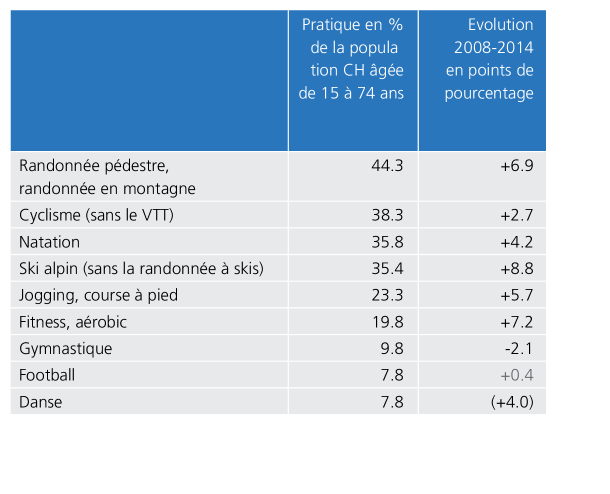
#> input picture Traitement hocr/petit2.tif, 1220 x 988 px (shown at 1/2 size)
$ python all_code.py   (Python 2 division)
#> lines starting #> are read from the running program, lines starting #| are printed output that depends on the picture
from xml.dom import minidom
from PIL import Image
from pylab import array, imshow, show
from scipy.ndimage import measurements
import os
import xlwt
import Tkinter, tkFileDialog

from tkinter import messagebox

def main():

    path, file_name, file_extension = choose_file()

    if path == "":
        pass
    else:

        word_table = word_in_box(word_coord(),boite_coord())
        creer_xls(coord_excel(word_table))


def choose_file():

    root = Tkinter.Tk()
    root.withdraw()

    filepath = tkFileDialog.askopenfilename(title="Ouvrir une image ou un pdf a convertir",filetypes=[("all files",".*")])
#> the answer given: petit2.tif
    file_name, file_extension = os.path.splitext(os.path.basename(filepath))

    # verifier que c'est un fichier image
    file_allowed = ["jpg", "png", "PNG", "JPG", "tif", "tiff", "TIF" "TIFF", "PDF", "pdf"]

    while file_extension[1:] not in file_allowed:

        if filepath == "":
            messagebox.showwarning("Warning","Warning, You don't choose anything")
            answer = messagebox.askretrycancel("Question", "Do you want to try it again?")
            if answer == False:
                break

        else:
            messagebox.showerror("Error", "Error, You must choose an image file or pdf file !")
            answer = messagebox.askretrycancel("Question", "Do you want to try it again?")
            if answer == False:
                break

        filepath = tkFileDialog.askopenfilename(title="Ouvrir une image ou un pdf a convertir",filetypes=[("all files",".*")])
        file_name, file_extension = os.path.splitext(os.path.basename(filepath))
#> (reads Traitement hocr/petit2.xml from the repository)

    root.destroy()

    return filepath, file_name, file_extension

# utiliser image tif
def boite_coord():

    img = Image.open("petit2.tif")
#> img is the input picture: PIL image 1220x988 RGBA; mean R, G, B, A 189, 208.3, 225.8, 255

    # /!\ ADAPTER selon le tableau il faudra changer la valeur "(i-127)*2.3)"
    img_tableau_noir = img.point(lambda i: (i-127)*2.3).point(lambda i: 0 if i < 250 else 255)
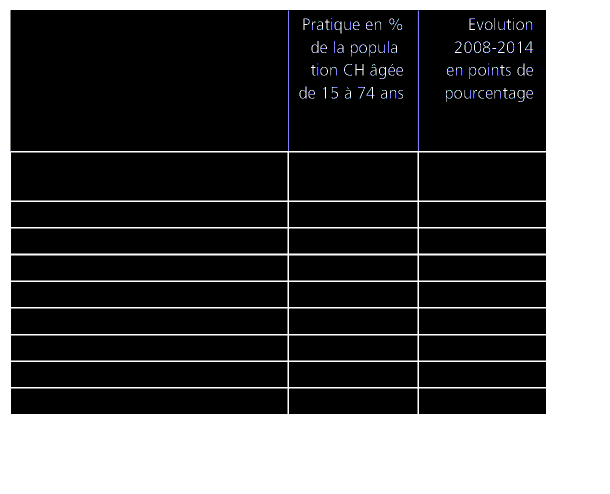
#> img_tableau_noir: PIL image 1220x988 RGBA (shown at 1/2 size); mean R, G, B, A 80.1, 80.2, 80.6, 255

    img_table = img_tableau_noir.point(lambda i: 0 if i == 255 else 255)

    # ceate array
    img_block_array = array(img_table)

    # Get connected componens and their bounding boxes...
    labels, num_obects = measurements.label(img_block_array)
#> num_obects = 64
    boxes = measurements.find_objects(labels)
#> boxes = 64 items

    # /!\ ADAPTER selon le tableau
    min_height, max_height, min_width, max_width = 30, 300, 10, 700

    # trier les boite avec bonne taille
    panel_boxes = list()
    for boxe in boxes:
        if min_height < boxe[0].stop - boxe[0].start or min_height == None: # hauteur min
            if max_height > boxe[0].stop - boxe[0].start or max_height == None: # hauteur max
                if min_width < boxe[1].stop - boxe[1].start or min_width == None: # largeur min
                    if max_width > boxe[1].stop - boxe[1].start or max_width == None: # largeur max
                        panel_boxes.append([int(boxe[1].start), int(boxe[0].start), int(boxe[1].stop), int(boxe[0].stop)])
#> this loop made 64 passes
#> after the loop, panel_boxes = 27 items, first 6: [22, 305, 575, 401], [578, 305, 835, 401], [838, 305, 1092, 401], [22, 404, 575, 454], [578, 404, 835, 454], [838, 404, 1092, 454]

    """
    imshow(img_tableau_noir)
    show()
    """

    return panel_boxes


# utiliser document xml
# REMARQUE /!\ NE MARCHE PAS AVEC CHARACTERE SPECIEUX /!\
def word_coord():

    all_word = list()

    # Import xml doc
    xmldoc = minidom.parse('petit2.xml')
    # garde que span
    reflist = xmldoc.getElementsByTagName('span')
    #print(len(reflist))
    #print (reflist[0].toxml()) # afficher contenu xml

    for i in range(len(reflist)):
        refword = reflist[i]
        if refword.attributes["class"].value == "ocrx_word":
            # trouver ccord de chaque mot
            bbox_all = refword.attributes["title"].value.split(";")
            bbox_coord = bbox_all[0].split()
            bbox_coord.remove("bbox")
            bbox_coord = map(int, bbox_coord) # in python3 --> bbox_coord = list(map(int, bbox_coord))
            # trouver le contenu du mot
            span = minidom.parseString(refword.toxml())
            span_content = [p.firstChild.wholeText for p in span.getElementsByTagName("span") if p.firstChild.nodeType == p.TEXT_NODE]
            # si vide --> /!\ ADAPTER trouver qqch de tout le temps ok
            if len(span_content) == 0:
                span_content = [p.firstChild.wholeText for p in span.getElementsByTagName("strong") if p.firstChild.nodeType == p.TEXT_NODE]
            # ajouter valeur dans la liste des coordonnee
            bbox_coord.append(span_content[0])

            all_word.append(bbox_coord)

    return all_word

def word_in_box(list_word, list_box):

    for i in list_box:
        box_content = str()
        #si le mot dans la boite (comparer les coordonnee)
        for j in list_word:
            if i[0] < j[0] < i[2] and\
            i[0] < j[2] < i[2] and\
            i[1] < j[1] < i[3] and\
            i[1] < j[3] < i[3] :
                if box_content == "":
                    box_content = box_content + str(j[4])
                else:
                    box_content = box_content + " " + str(j[4])
        # ajoute a la coordonnee de la boite son contenue
        del i[2]
        del i[2]
        i.append(box_content)
#> this loop made 27 passes
#> in main, `word_table = word_in_box(word_coord(),boite_coord())`: word_table = 27 items

    return list_box


def coord_excel(word_table):

    x_coord = list()
    y_coord = list()

    # obtenir les coordonnee x et y
    for i in word_table:
        if i[0] not in x_coord:
            x_coord.append(i[0])
        if i[1] not in y_coord:
            y_coord.append(i[1])
#> this loop made 27 passes
#> i on passes 2 to 13: [578, 305, '44.3'], [838, 305, '+6.9'], [22, 404, 'Cyclisme (sans le VTT)'], [578, 404, '38.3'], [838, 404, '+2.7'], [22, 457, 'Natation'], [578, 457, '35.8'], [838, 457, '+4.2'], [22, 511, 'Ski alpin (sans la randonnée à skis)'], [578, 511, '35.4'], [838, 511, '+8.8'], [22, 564, 'Jogging, course à pied']
#> after the loop, x_coord = [22, 578, 838]; y_coord = [305, 404, 457, 511, 564, 617, 671, 724, 777]

    # ordonner par ordre croissant
    x_coord = sorted(x_coord)
    y_coord = sorted(y_coord)

    # valeur de coordonnee sur image corespond a
    # valeur de coordonnee de tableau excel
    x_coord = {k: v for v, k in enumerate(x_coord)}
#> x_coord = {22: 0, 578: 1, 838: 2}
    y_coord = {k: v for v, k in enumerate(y_coord)}
#> y_coord = 9 items

    # transformee coordonnee sur image en coordonnee de tableau excel
    for i in x_coord.keys():
        for j in word_table:
            if i == j[0]:
                j[0] = x_coord[i]
#> this loop made 3 passes
#> i on passes 1 to 3: 22, 578, 838
#> after the loop, j = [2, 777, '(+4.0)']
    for i in y_coord.keys():
        for j in word_table:
            if i == j[1]:
                j[1] = y_coord[i]
#> this loop made 9 passes
#> i on passes 1 to 9: 305, 404, 457, 511, 564, 617, 671, 724, 777
#> after the loop, j = [2, 8, '(+4.0)']

    return word_table

def creer_xls(contenu):

    # creer feuille excel
    wb = xlwt.Workbook(encoding="utf-8")
    ws = wb.add_sheet("XXX")
    # creer fenetre de dialogue
    root = Tkinter.Tk()
    root.withdraw() #use to hide tkinter window

    # remplire la  feuille excel
    for i in range(len(contenu)):
        ws.write(contenu[i][1], contenu[i][0], contenu[i][2])

    # choisir le dossier de sauvegarde
    currdir = os.getcwd()
    path_to_save = tkFileDialog.askdirectory(parent=root, initialdir=currdir, title="Please select a directory to save your excel file")

    # sauver le dossier excel
    if len(path_to_save) > 0:
        print "You chose %s" % path_to_save
        wb.save(os.path.normpath(path_to_save)+"\image_to_excel.xls")
    # si pas de lien rentre, ne rien faire
    else:
        print "Le fichier n'a pas ete sauvegarde"


if __name__ == "__main__":
    main()
#> (the call stopped at in creer_xls, `wb = xlwt.Workbook(encoding="utf-8")`: xlwt is not available in this run)
